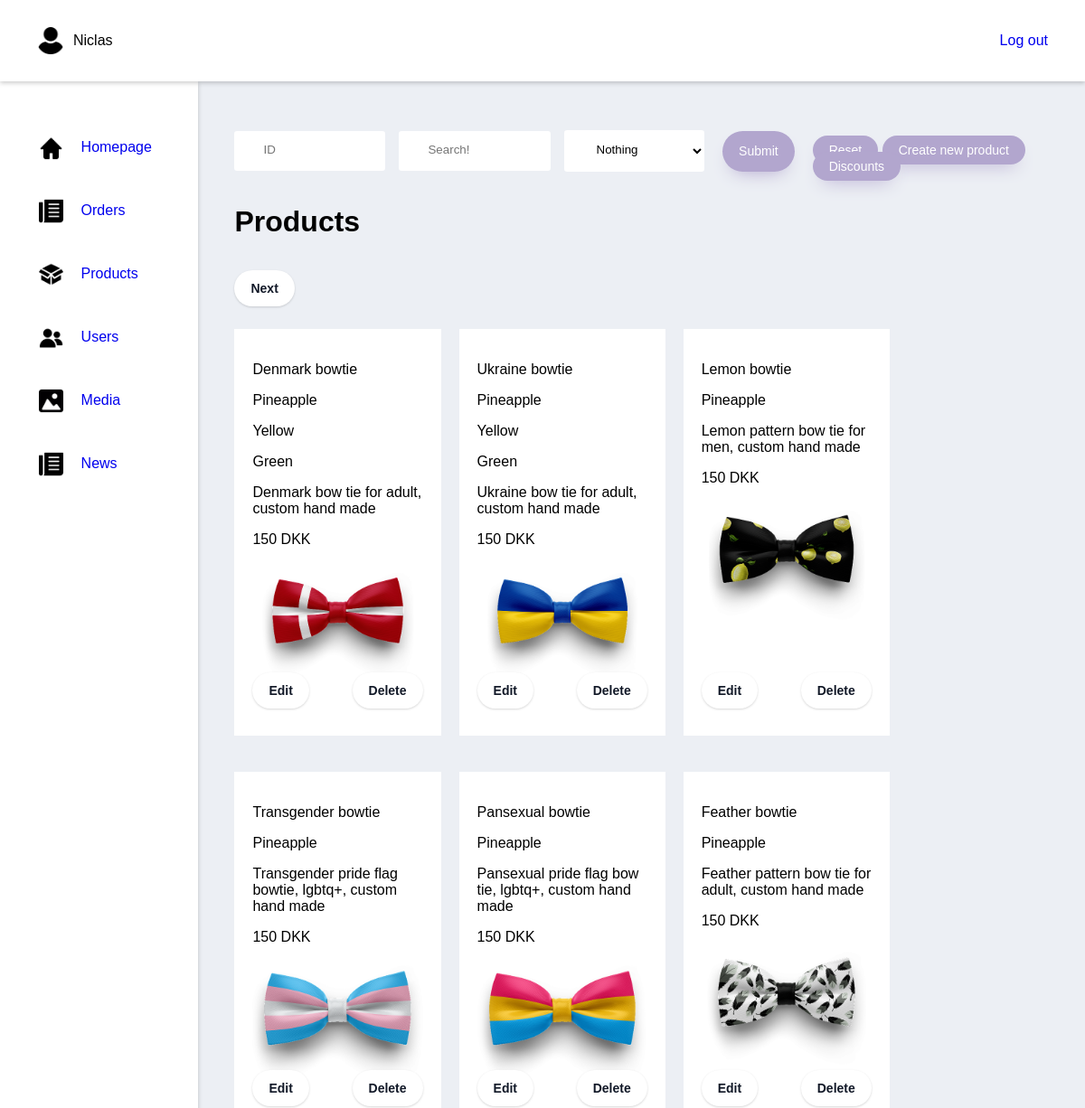
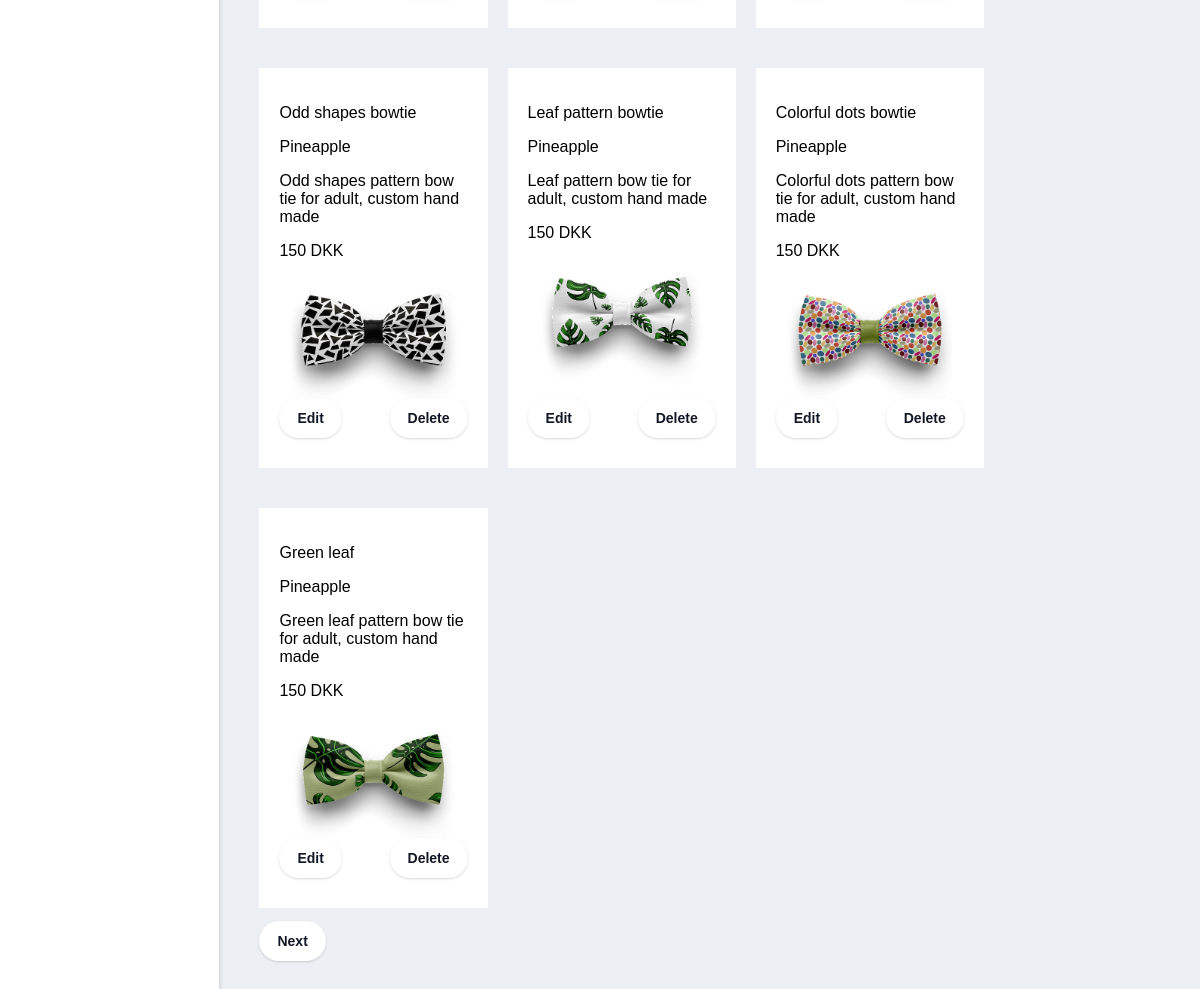
/adminProducts (signed in), run on the app's committed database (2 pictures, top to bottom).
### tables this page shows
CREATE TABLE IF NOT EXISTS `products` (
  `products_id` int(11) NOT NULL AUTO_INCREMENT,
  `name` varchar(30) NOT NULL,
  `type` int(11) NOT NULL,
  `description` varchar(250) NOT NULL,
  `price` decimal(10,0) NOT NULL,
  `primary_image` varchar(250) DEFAULT NULL,
  PRIMARY KEY (`products_id`)
);

CREATE TABLE IF NOT EXISTS `product_types` (
  `id` int(11) NOT NULL AUTO_INCREMENT,
  `type` varchar(100) NOT NULL,
  PRIMARY KEY (`id`)
);

CREATE TABLE IF NOT EXISTS `assign_colors_to_products` (
  `product_id` int(11) NOT NULL,
  `color_id` int(11) NOT NULL,
  PRIMARY KEY (`product_id`,`color_id`)
);

CREATE TABLE IF NOT EXISTS `product_colors` (
  `id` int(11) NOT NULL AUTO_INCREMENT,
  `color` varchar(100) NOT NULL,
  PRIMARY KEY (`id`)
);

### index.php (called while the page is built, shortened)
<?php
    $request = $_SERVER["REQUEST_URI"];
    $router = new Router($request);
    $router->get('/', 'views/frontend/Home');
    $router->get('/profile', 'views/login/profile');
    $router->get('/editProfileFunction', 'controllers/editProfile');
    $router->get('/loginFunction', 'controllers/login');
    $router->get('/signupFunction', 'controllers/signup');
    $router->get('/logoutFunction', 'controllers/logout');
    $router->get('/Product', 'views/frontend/Product');
    $router->get('/ProductType', 'views/frontend/productType');
    $router->get('/ProductSale', 'views/frontend/productSale');
    $router->get('/AboutUS', 'views/frontend/AboutUS');
    $router->get('/Contact', 'views/frontend/Contact');
    $router->get('/Checkout', 'views/frontend/Checkout');
    $router->get('/ProductShow', 'views/frontend/ProductShow');
    $router->get('/NewsShow', 'views/frontend/NewsShow');
    $router->get('/contactSubmit', 'controllers/contactForm');
    $router->get('/Breadcrumb', 'views/frontend/Breadcrumb');
    $router->get('/removeFromCart', 'controllers/removeFromCart');
    $router->get('/editQuantityInCart', 'controllers/editQuantityInCart');
    $router->get('/purchase', 'views/frontend/purchase');
    $router->get('/adminProducts', 'views/backend/products');

### models/handlers/ProductsHandler.php (called while the page is built, shortened)
<?php
$rootPath = "";
require_once $rootPath . "public/dbconn.php";
require_once $rootPath . "models/sql/Products.php";
class ProductsHandler extends Products{
    public $db;
    public function __construct($db) {
        $this->db = $db;
    }
    public function getAssignedColorsToProducts() {
        $getColorAssigments = $this->db->prepare($this->getColorAssigmentsQuery);
        $getColorAssigments->execute();
        $colorAssignments = $getColorAssigments->fetchAll();
        return $colorAssignments;
    }
    public function getProducts($search = '', $id = '', $type = '') {
        if( isset( $type ) && $type != '' ){
            if( isset( $id ) && $id != ''){
                $getProducts = $this->db->prepare($this->getProductsDynamicSearchQuery);
                $getProducts->bindParam(':id', $id);
            }else{
                $getProducts = $this->db->prepare($this->getProductsDynamicSearchWithoutIdQuery);
            }
            $getProducts->bindParam(':type', $type);
        }else{
            if( isset( $id ) && $id != ''){
                $getProducts = $this->db->prepare($this->getProductsDynamicSearchWithoutTypeQuery);
                $getProducts->bindParam(':id', $id);
            }else{
                $getProducts = $this->db->prepare($this->getProductsDynamicSearchWithoutIdAndTypeQuery);
            }
        }
        if ( isset( $search ) ){
            $search = "%" . $search . "%";
        }else{
            $search = "%";
        }
        $getProducts->bindParam(':search', $search);
        $getProducts->execute();
        $products = $getProducts->fetchAll();
        return $products;
    }
}
$ProductsHandler = new ProductsHandler($db);

### controllers/getProductsWithFilters.php (called while the page is built)
<?php
    $data = $ProductsHandler->getProducts(
        isset($_POST['search']) ? $_POST['search'] : "",
        isset($_POST['id']) ? $_POST['id'] : "",
        isset($_POST['type']) ? $_POST['type'] : ""
    );

### controllers/adminProducts.php (called while the page is built, shortened)
<?php
$colorAssignments = $ProductsHandler->getAssignedColorsToProducts();

### views/backend/products.php (the view, shortened to what this page needs)
<?php
    $rootPath = "";
    require_once $rootPath . "public/dbconn.php";
    require_once $rootPath . "models/handlers/productsHandler.php";
    require_once $rootPath . "models/handlers/Usershandler.php";
    require_once $rootPath . "controllers/createProduct.php";
    require_once $rootPath . "controllers/editProduct.php";
    require_once $rootPath . "controllers/adminProducts.php";
    require_once $rootPath . "controllers/getProductsWithFilters.php";
    require_once $rootPath . "views/backend/partials/header.php";
    $id = null;
    $search = null;
    $page = 0;
?>
<div class="wrapper">
    <form class="Admin-handlers" method="POST" action="adminProducts">
        <div class="Admin-search-product">
            <input class="input" type="text" name="id" placeholder="ID" value="<?php echo ($id != null) ? $id : ""; ?>">
            <input class="input" type="text" name="search" placeholder="Search!" value="<?php echo ($search != null) ? $search : ""; ?>">
                <select name="type" id="type">
                    <option value="">Nothing</option>
                </select>
            <input class="button submit" type="submit">
        </div>
        <div class="Reset_create_div">
            <a class="button" href="/adminProducts">Reset</a>
            <a class="button" href="/adminCreateProduct">Create new product</a>
            <a class="button" href="/adminSale">Discounts</a>
        </div>
    </form>
        <?php
            $pageNr = $page;
            $productsPrPage = 10;
            $pageMinIndex = $pageNr * $productsPrPage;
            $pageMaxIndex = $pageMinIndex + $productsPrPage;
        ?>
        <div class="Admin-page-title">
              <h1>Products</h1>
        </div>
<div class="wrapper-main-area">
        <?php
            if($page < (count($data) / $productsPrPage) - 1){
        ?>
                <form method="POST" action="adminProducts">
                    <input class="Next-button button-pagination" type="submit" value="Next">
                </form>
        <?php
            }
        ?>
        <div class="products">
                <?php
                    for($i = $pageMinIndex; $i < $pageMaxIndex && $i < count($data); $i++){
                        $indData = $data[$i];
                ?>
                        <div class="product">
                        <div class="product-info">
                            <p><?php echo $indData['name'] ?></p>
                            <p><?php echo $indData['type'] ?></p>
                            <?php
                                foreach($colorAssignments as $color){
                                    if($color['product_id'] == $indData['products_id']){
                            ?>
                                <p><?php echo $color['color'] ?></p>
                            <?php
                                    }
                                }
                            ?>
                            <p><?php echo $indData['description'] ?></p>
                            <p><?php echo $indData['price'] ?> DKK</p>
                            <div class="BannerImage">
                                <?php $image = explode(".", $indData['primary_image']) ?>
                                <img  src="/uploads/thumbs/<?php echo $image[0] . "_thumb." . $image[1] ?>">
                            </div>
                        </div>
                            <div class="Edit-Delete-div">
                                <form method="POST" action="adminEditProduct">
                                    <input class="button-pagination" type="submit" value="Edit">
                                </form>
                                <form method="POST" action="adminProducts">
                                    <input class="button-pagination" type="submit" value="Delete">
                                </form>
                            </div>
                        </div>
                <?php
                    }
                ?>
        </div>
            <?php
                echo "<br>";
            ?>
            <?php
                if($page < (count($data) / $productsPrPage) - 1){
            ?>
                    <form method="POST" action="adminProducts">
                        <input class="Next-button-lowest button-pagination" type="submit" value="Next">
                    </form>
            <?php
                }
            ?>
</div>
</div>
<?php
    require_once $rootPath . "views/backend/partials/footer.php";
?>

### views/backend/partials/css/style.css (style rules this page uses)
body { margin: 0; padding: 0; box-sizing: border-box; font-family: 'Questrial', sans-serif; background: #ECEFF4; }
a:link { text-decoration: none; }
.wrapper { margin: 37px 0 0 40px; width: 100%; }
.wrapper-main-area { position: relative; }
.Reset_create_div { margin: 20px 0; }
.Admin-page-title { margin-top: 30px; }
.Admin-page-title h1 { margin-bottom: 0 !important; }
.Admin-handlers { display: flex; justify-content: space-between; margin-right: 2.5%; margin-top: 10px; height: 60px; }
.Admin-handlers .input, select { margin: 0 auto; padding: .8rem 2rem; border-radius: 0.2rem; background-color: rgb(255, 255, 255); border: none; width: 90%; display: block; border-bottom: 0.3rem solid transparent; transition: all 0.3s; margin-right: 15px; }
.Admin-search-product { display: flex; align-items: center; }
.Admin-search-product input, select { margin: 0 20px 0 0; }
.button { background: #B2A6CE; border-radius: 999px; height: 45px; box-shadow: #B2A6CE 0 10px 20px -10px; box-sizing: border-box; color: #ffffff; cursor: pointer; font-size: 14px; opacity: 1; outline: 0 solid transparent; padding: 8px 18px; user-select: none; -webkit-user-select: none; width: fit-content; word-break: break-word; border: 0; }
.button-pagination { background-color: #FFFFFF; border: 0; border-radius: 999px; box-sizing: border-box; color: #111827; font-size: .875rem; font-weight: 600; line-height: 24px; padding: 8px 18px; text-align: center; text-decoration: none #D1D5DB solid; box-shadow: 0 1px 3px 0 rgba(0, 0, 0, 0.1), 0 1px 2px 0 rgba(0, 0, 0, 0.06); cursor: pointer; user-select: none; }
.BannerImage { max-width: 300px; height: auto; margin: -40px 0; }
.BannerImage img { width: 100%; height: auto; }
.submit { margin-left: 30px; }
.products, .choose-image { display: flex; flex-wrap: wrap; margin: 80px 0; }
.product, .image { width: 20%; background: #ffffff; padding: 20px; margin: 20px 20px 20px 0; position: relative; height: auto; display: flex; flex-direction: column; justify-content: space-between; }
.Prev-button, .Next-button { position: absolute; top: -45px; }
.Prev-button-lowest, .Next-button-lowest { position: absolute; bottom: 65px; }
.Edit-Delete-div { display: flex; justify-content: space-between; padding: 10px 0; align-items: center; }

### data on the page
products: name "Denmark bowtie", product_types.type "Pineapple", description "Denmark bow tie for adult, custom hand made", shows a picture
assign_colors_to_products: product_colors.color "Yellow"
assign_colors_to_products: product_colors.color "Green"
products: name "Ukraine bowtie", product_types.type "Pineapple", description "Ukraine bow tie for adult, custom hand made", shows a picture
assign_colors_to_products: product_colors.color "Yellow"
assign_colors_to_products: product_colors.color "Green"
products: name "Lemon bowtie", product_types.type "Pineapple", description "Lemon pattern bow tie for men, custom hand made", shows a picture
products: name "Transgender bowtie", product_types.type "Pineapple", description "Transgender pride flag bowtie, lgbtq+, custom hand made", shows a picture
products: name "Pansexual bowtie", product_types.type "Pineapple", description "Pansexual pride flag bow tie, lgbtq+, custom hand made", shows a picture
products: name "Feather bowtie", product_types.type "Pineapple", description "Feather pattern bow tie for adult, custom hand made", shows a picture
products: name "Odd shapes bowtie", product_types.type "Pineapple", description "Odd shapes pattern bow tie for adult, custom hand made", shows a picture
products: name "Leaf pattern bowtie", product_types.type "Pineapple", description "Leaf pattern bow tie for adult, custom hand made", shows a picture
products: name "Colorful dots bowtie", product_types.type "Pineapple", description "Colorful dots pattern bow tie for adult, custom hand made", shows a picture
products: name "Green leaf", product_types.type "Pineapple", description "Green leaf pattern bow tie for adult, custom hand made", shows a picture

### other printed values
$_SESSION['name'] "Niclas"
